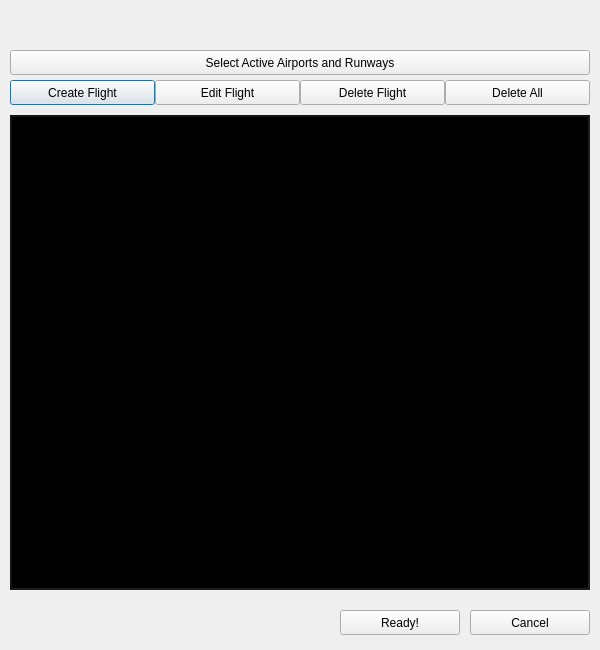
<?xml version="1.0" encoding="UTF-8"?>
<ui version="4.0">
 <class>DialogFlight</class>
 <widget class="QDialog" name="DialogFlight">
  <property name="geometry">
   <rect>
    <x>0</x>
    <y>0</y>
    <width>600</width>
    <height>650</height>
   </rect>
  </property>
  <property name="windowTitle">
   <string>Dialog</string>
  </property>
  <widget class="QPushButton" name="buttonCreateFlight">
   <property name="geometry">
    <rect>
     <x>10</x>
     <y>80</y>
     <width>145</width>
     <height>25</height>
    </rect>
   </property>
   <property name="text">
    <string>Create Flight</string>
   </property>
  </widget>
  <widget class="QPushButton" name="buttonReady">
   <property name="geometry">
    <rect>
     <x>340</x>
     <y>610</y>
     <width>120</width>
     <height>25</height>
    </rect>
   </property>
   <property name="text">
    <string>Ready!</string>
   </property>
  </widget>
  <widget class="QPushButton" name="buttonCancel">
   <property name="geometry">
    <rect>
     <x>470</x>
     <y>610</y>
     <width>120</width>
     <height>25</height>
    </rect>
   </property>
   <property name="text">
    <string>Cancel</string>
   </property>
  </widget>
  <widget class="QTableView" name="tableViewFlights">
   <property name="geometry">
    <rect>
     <x>10</x>
     <y>115</y>
     <width>580</width>
     <height>475</height>
    </rect>
   </property>
   <property name="styleSheet">
    <string notr="true">QTableView
{;
	color: #c8c8c8;;
	background-color: #000000;
	border-style: inset;
	border-width: 2px;
	border-color: #141414;
	font: 11px;
	outline: none;
}

QTableView::item:hover
{

}

QTableView::item:selected
{
	background-color: #282828;
	color: #c8c8c8;;
	font: 11px;
	outline: none;
}

QTableView::item:selected:active
{

}

QTableView::item:alternate
{

}

QTableView::item:focus
{
	outline: none;
}

QHeaderView::section
{
    background-color: #141414;
    color: #c8c8c8;
	font: 11px;
    border: 2px solid #282828;
}

QScrollBar:vertical
{
	background: #000000;
	width: 2px;
	border: none;
	margin: 0px 0px 0px 0px;
}

QScrollBar::handle:vertical {
    background: #323232;
}

QScrollBar::add-page:vertical
{
	background: #000000;
	border: none;
}

QScrollBar::sub-page:vertical
{
	background: #000000;
	border: none;
}

QComboBox
{
	color: #c8c8c8;
	background-color: #282828;
	border-style: inset;
	border-width: 2px;
	border-color: #141414;
	font: 11px;
}

QComboBox QAbstractItemView
{	
	color: #c8c8c8;
	background-color: #282828;
    selection-background-color: #060064;
	font: 11px;
}</string>
   </property>
  </widget>
  <widget class="QPushButton" name="buttonEditFlight">
   <property name="geometry">
    <rect>
     <x>155</x>
     <y>80</y>
     <width>145</width>
     <height>25</height>
    </rect>
   </property>
   <property name="text">
    <string>Edit Flight</string>
   </property>
  </widget>
  <widget class="QPushButton" name="buttonDeleteFlight">
   <property name="geometry">
    <rect>
     <x>300</x>
     <y>80</y>
     <width>145</width>
     <height>25</height>
    </rect>
   </property>
   <property name="text">
    <string>Delete Flight</string>
   </property>
  </widget>
  <widget class="QPushButton" name="buttonDeleteAll">
   <property name="geometry">
    <rect>
     <x>445</x>
     <y>80</y>
     <width>145</width>
     <height>25</height>
    </rect>
   </property>
   <property name="text">
    <string>Delete All</string>
   </property>
  </widget>
  <widget class="QPushButton" name="buttonActiveRunways">
   <property name="geometry">
    <rect>
     <x>10</x>
     <y>50</y>
     <width>580</width>
     <height>25</height>
    </rect>
   </property>
   <property name="text">
    <string>Select Active Airports and Runways</string>
   </property>
  </widget>
 </widget>
 <resources/>
 <connections/>
</ui>
